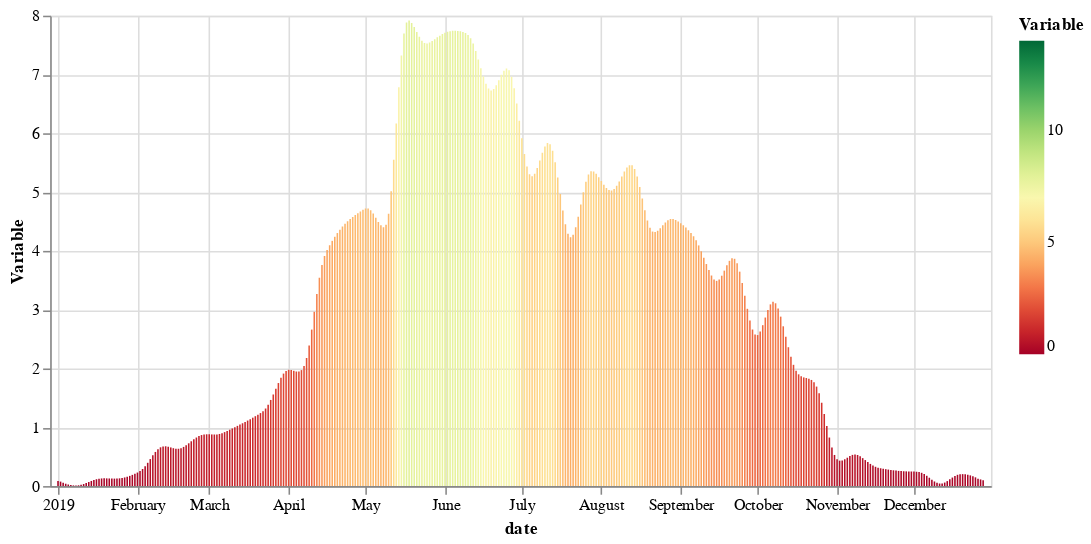

The notebook cell this image was saved under:
### Code cell
variable_meteo = 'GPP_MODIS'

# print time series
import altair as alt

data_meteo        = df_gpp_MODIS.reset_index()
data_meteo_one    = data_meteo[['date',variable_meteo]].copy()
data_meteo_one    = data_meteo_one.rename(columns={
    variable_meteo: 'Variable',
})
data_co_fluxes.head(10)

alt.Chart(data_meteo_one).mark_bar(size=1).encode(
    x='date:T',
    y='Variable:Q',
    color=alt.Color(
        'Variable:Q', scale=alt.Scale(scheme='redyellowgreen', domain=(0, 14))),
    tooltip=[
        alt.Tooltip('date:T', title='Date'),
        alt.Tooltip('Variable:Q', title='Variable')
    ]).properties(width=600, height=300)

### Figure 1 — Vega-Lite specification as saved in the notebook (floating-point values rounded to 4 significant figures; data arrays with more than 128 entries replaced by an {"elided": "..."} marker saying what was removed)
{"config": {"view": {"continuousWidth": 400, "continuousHeight": 300}}, "data": {"name": "data-41953f3e38940ace0a66b02a86331580"}, "mark": {"type": "bar", "size": 1}, "encoding": {"color": {"type": "quantitative", "field": "Variable", "scale": {"domain": [0, 14], "scheme": "redyellowgreen"}}, "tooltip": [{"type": "temporal", "field": "date", "title": "Date"}, {"type": "quantitative", "field": "Variable", "title": "Variable"}], "x": {"type": "temporal", "field": "date"}, "y": {"type": "quantitative", "field": "Variable"}}, "height": 300, "width": 600, "$schema": "https://vega.github.io/schema/vega-lite/v4.8.1.json", "datasets": {"data-41953f3e38940ace0a66b02a86331580": {"elided": "365 records"}}}
